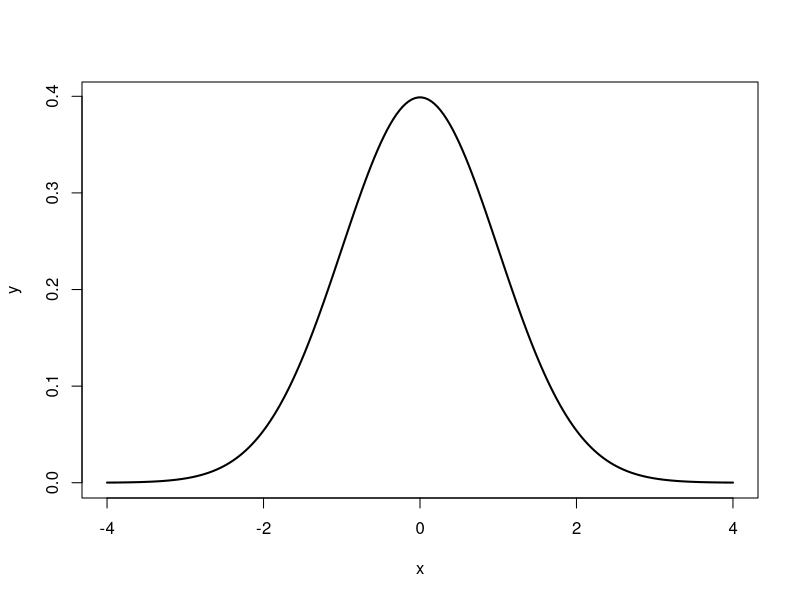
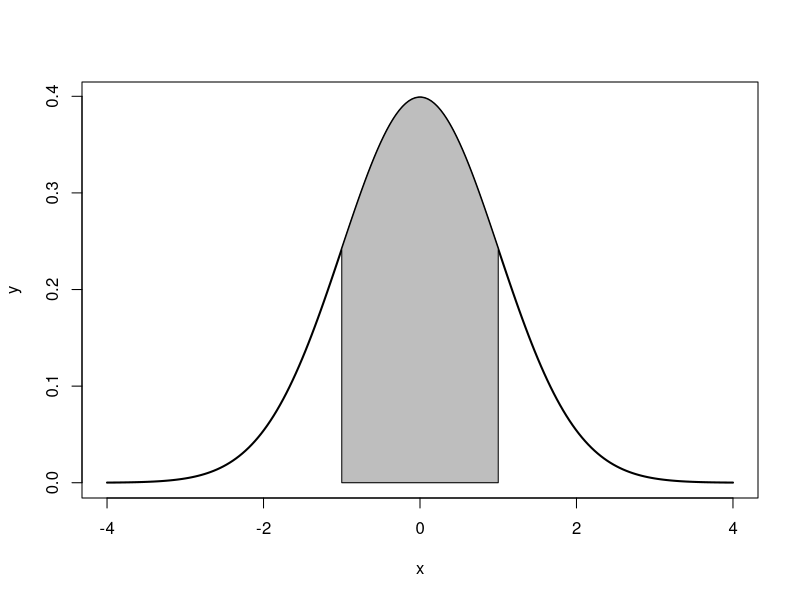
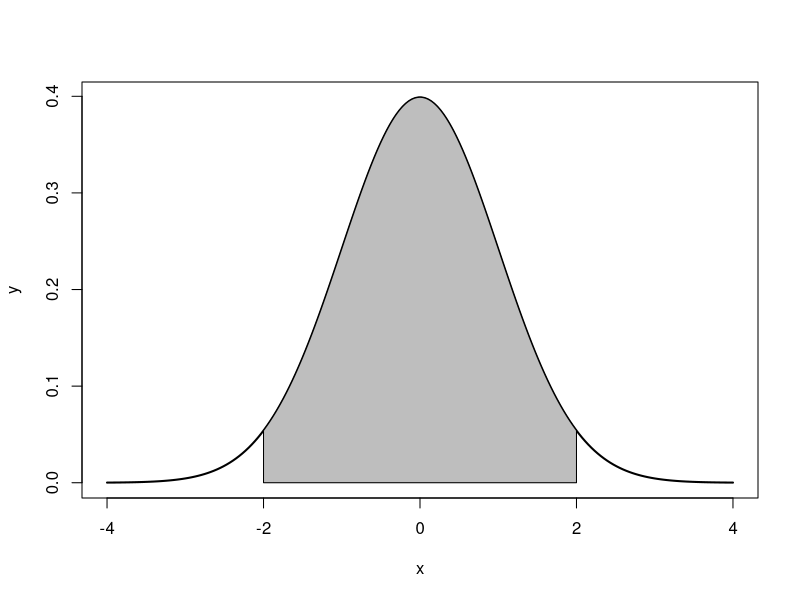
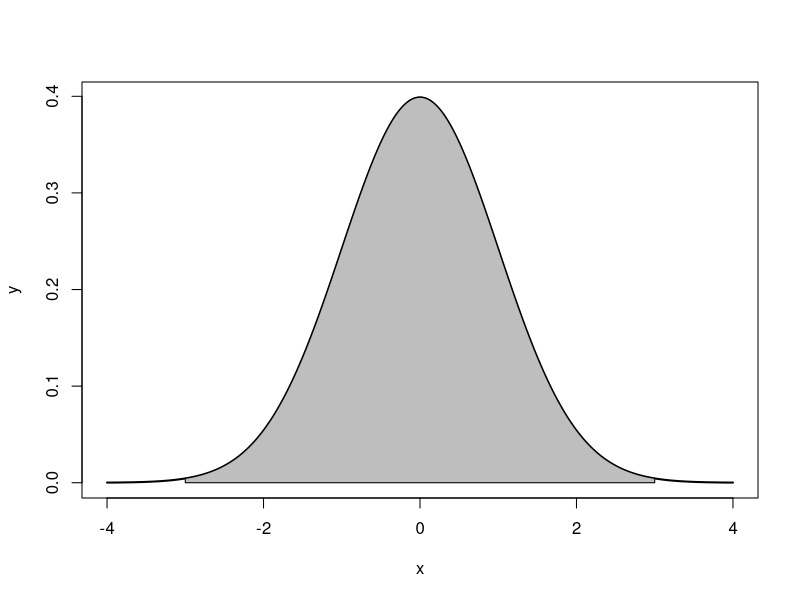
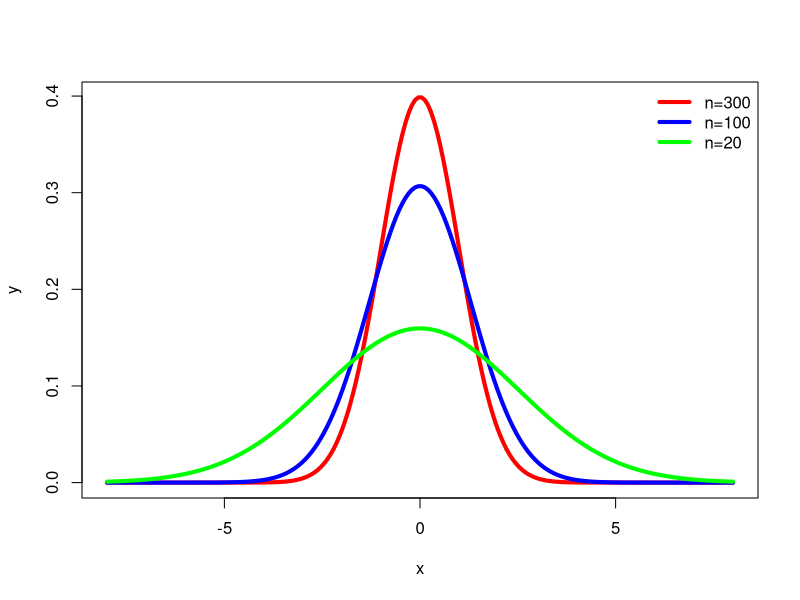

Reproduce these figures in R, in order. (Note: this script raises an error after producing the figures.)
## ---- chunk 1
ds <- read.csv("Class Data Set.csv")
## ---- chunk 2
x <- seq(-4,4,length=200)
y <- 1/sqrt(2*pi)*exp(-x^2/2)
plot(x,y, type="l", lwd=2)
## ---- chunk 3
x <- seq(-4,4,length=200)
y <- dnorm(x)
plot(x,y,type="l",lwd=2)
x <- seq(-1,1,length=100)
y <- dnorm(x)
polygon(c(-1,x,1),c(0,y,0),col="gray")
## ---- chunk 4
x <- seq(-4,4,length=200)
y <- dnorm(x)
plot(x,y,type="l",lwd=2)
x <- seq(-2,2,length=200)
y <- dnorm(x)
polygon(c(-2,x,2),c(0,y,0),col="gray")
## ---- chunk 5
x <- seq(-4,4,length=200)
y <- dnorm(x)
plot(x,y,type="l",lwd=2)
x <- seq(-3,3,length=200)
y <- dnorm(x)
polygon(c(-3,x,3),c(0,y,0),col="gray") 
## ---- chunk 6
z <- (75-70)/3
z
p <- pnorm(1.67)
p
p <- 1-p
p
## ---- chunk 7
x=seq(-8,8,length=200) 
y=dnorm(x,mean=0,sd=1)  
plot(x,y,type="l",lwd=4,col="red") 
y1=dnorm(x,mean=0,sd=1.3)
lines(x,y1,type="l",lwd=4,col="blue") 
y2=dnorm(x,mean=0,sd=2.5)
lines(x,y2,type="l",lwd=4,col="green")
legend("topright",c("n=300","n=100","n=20"), bty="n", lty=c(1,1,1),lwd=4,
       col=c("red","blue","green"))
## ---- chunk 8
knitr::include_graphics("tab-note.png")
## ---- chunk 9
t.test(ds$glbcc_risk)
## ---- chunk 10
rskttest<-t.test(ds$glbcc_risk)
## ---- chunk 11
ds$f.gend <- factor(ds$gender, levels = c(0, 1), labels = c("Female","Male"))
## ---- chunk 12
library(tidyverse)
ds %>%
  drop_na(f.gend) %>%
  ggplot(aes(glbcc_risk)) +
  geom_density() +
  facet_wrap(~ f.gend, scales = "fixed")
## ---- chunk 13
by(ds$glbcc_risk, ds$f.gend, mean, na.rm=TRUE)
## ---- chunk 14
by1<-by(ds$glbcc_risk, ds$f.gend, mean, na.rm=TRUE)
## ---- chunk 15
n.total <- length(ds$gender)
nM <- sum(ds$gender, na.rm=TRUE)
nF <- n.total-nM
by(ds$glbcc_risk, ds$f.gend, sd, na.rm=TRUE)
sdM <- 2.82
seM <- 2.82/(sqrt(nM))
seM
sdF <- 2.35
seF <- 2.35/(sqrt(nF))
seF
## ---- chunk 16
seD <- sqrt(seM^2+seF^2)
seD
## ---- chunk 17
by(ds$glbcc_risk, ds$f.gend, mean, na.rm=TRUE)
meanF <- 6.96 
meanM <- 6.42
t <- (meanF-meanM)/seD
t
t.test(ds$glbcc_risk~ds$gender)
